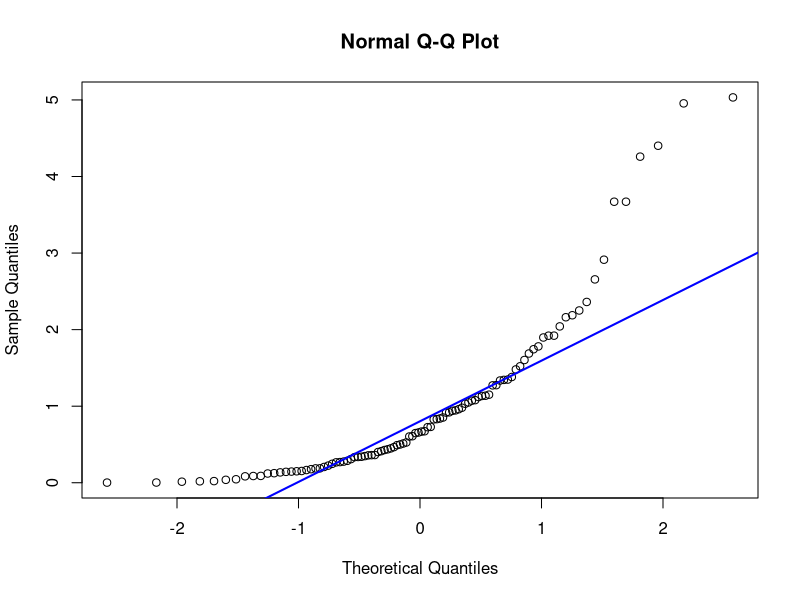
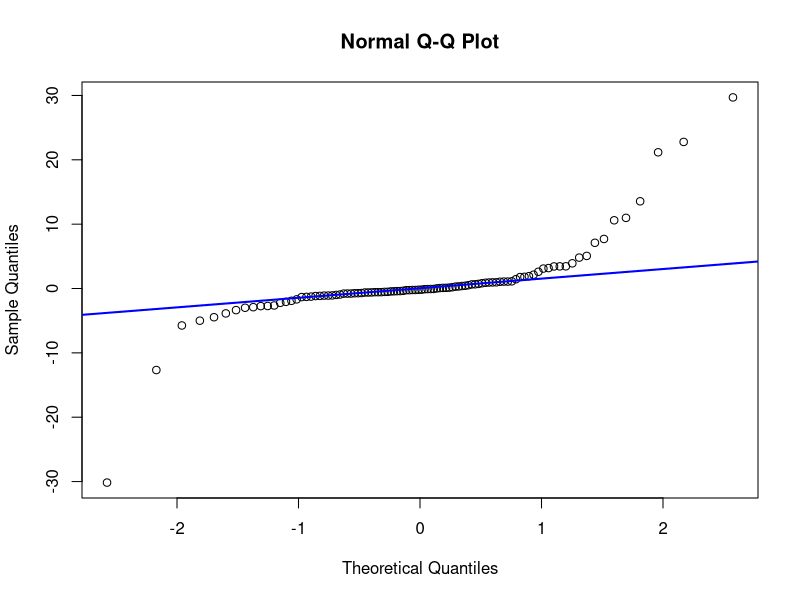
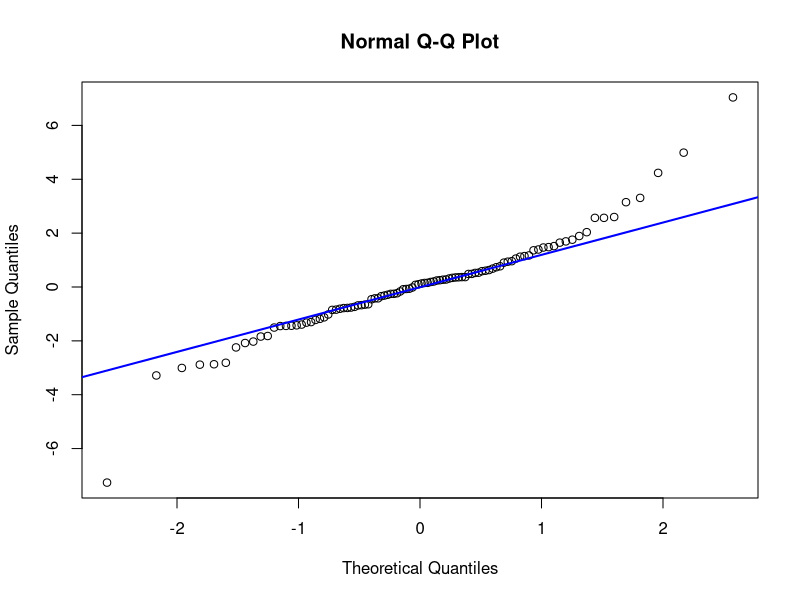
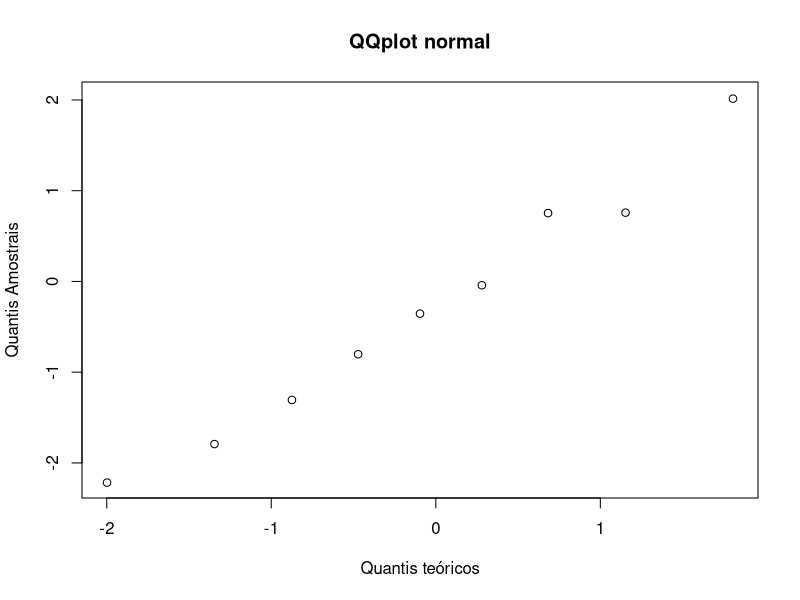
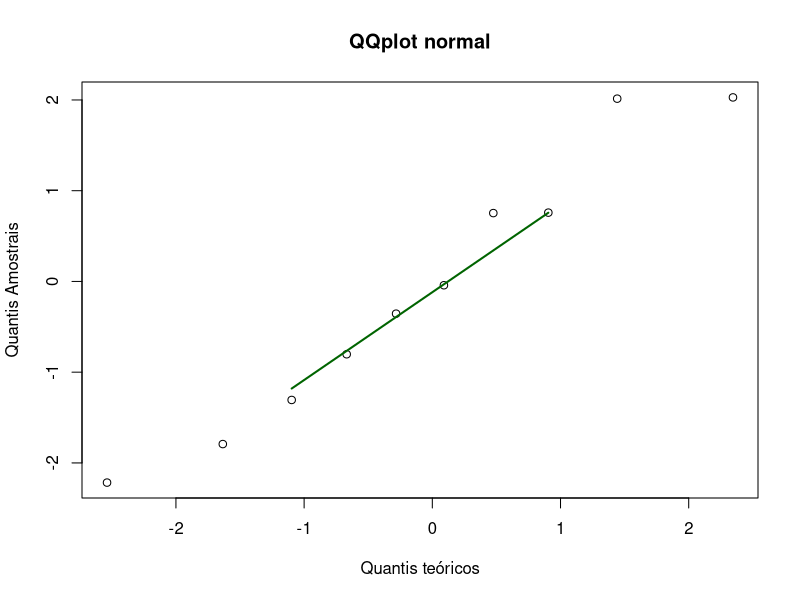
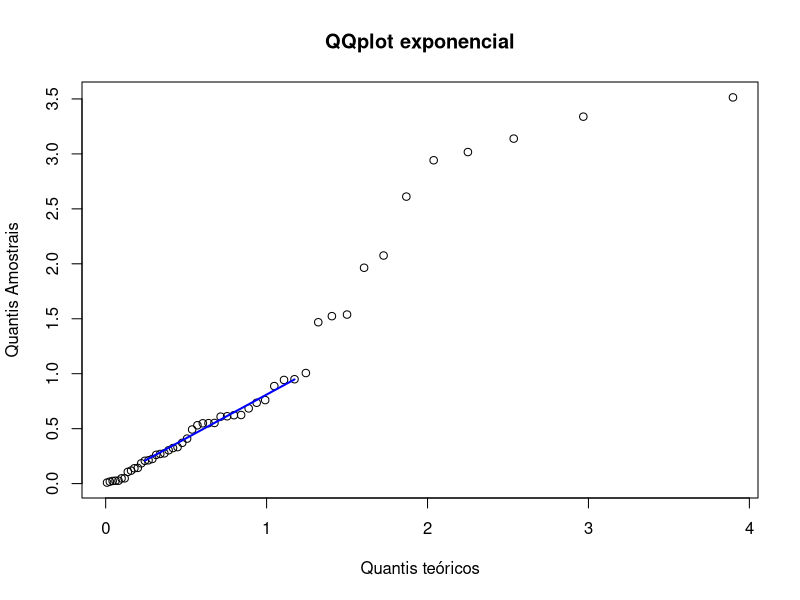
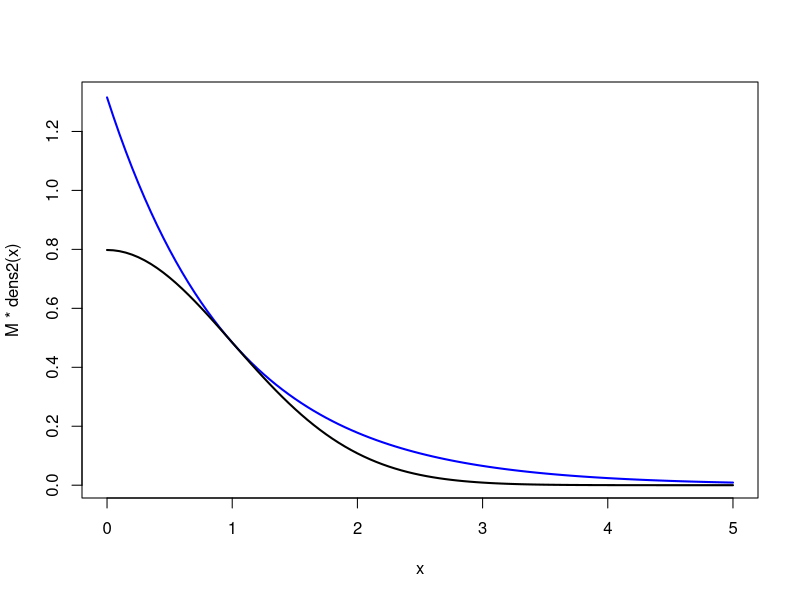
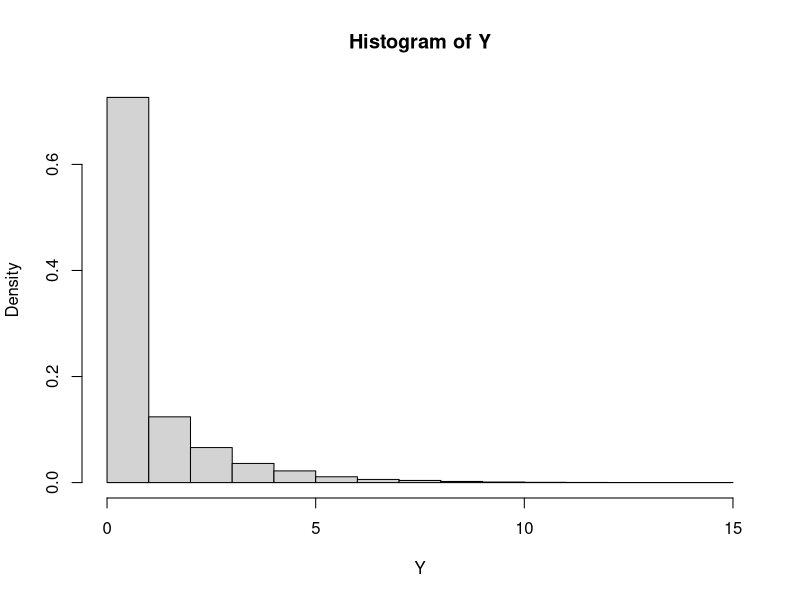

Generate these figures, in order, with R:
# Q-Q PLOT ----
##exemplos exp, cauchy, t de student
amostra<- rexp(100)
qqnorm(amostra)
qqline(amostra,lwd=2,col="blue")

amostra<- rcauchy(100)
qqnorm(amostra)
qqline(amostra, lwd=2,col="blue")

amostra<- rt(100,3)
qqnorm(amostra)
qqline(amostra, lwd=2,col="blue")

set.seed(666)
X <- rnorm(10)
##QQplot usa as estatisticas de ordem de uma amostra e seus quantis
#em relação ao valor teorico (no caso de QQnorm, o quantil normal)
q.amostra <- X
q.teorico <- qnorm(rank(X)/10, mean(X), sd(X))

plot(x=q.teorico,y=q.amostra,main="QQplot normal",xlab="Quantis teóricos",
     ylab="Quantis Amostrais")

#alternativa --
probs <- (rank(X)-0.5)/length(X)
q.teorico<- qnorm(probs, mean(X),sd(X))
plot(x=q.teorico,y=q.amostra,main="QQplot normal",xlab="Quantis teóricos",
     ylab="Quantis Amostrais")
lines(x=qnorm(c(0.25,0.75),mean(X),sd(X)),y=quantile(X,c(0.25,0.75)),col="darkgreen",lwd=2)

#Exponencial
set.seed(666)
X<- rexp(50)
probs<- (rank(X)-0.5)/length(X)
q.amostra<-X
##estimador do parametro da exponencial: lambdachapeu = 1/Xbarra
q.teorico<- qexp(probs, rate=1/mean(X))
plot(x=q.teorico,y=q.amostra,main="QQplot exponencial",xlab="Quantis teóricos",
     ylab="Quantis Amostrais")
lines(x=qexp(c(0.25,0.75),1/mean(X)),y=quantile(X,c(0.25,0.75)),col="blue",lwd=2)

## METODO DA ACEITAÇÃO-REJEIÇÃO

dens1<- function(x){
  men<- x<0
  dens <- numeric(length(x))
  dens[men]<- 0
  dens[!men]<- 2 * exp(-x**2/2) / sqrt(2*pi)
  return(dens)
}
dens2<- function(y){
  men<- y<0
  dens <- numeric(length(y))
  dens[men]<- 0
  dens[!men]<- exp(-y)
  return(dens)
}
#na razao fX/fY, o máximo foi p/ x=1, onde: 
M<-sqrt(2)*exp(1/2)/sqrt(pi)
#é a razao maxima

curve(M*dens2(x),from=0,to=5,col="blue",lwd=2)
curve(dens1(x),from=0,to=5,lwd=2,add=T)

#ALGORITMO:
#1: GERAR Y ~ dens2
gera <- function(){
  Y<- 0
  U<- 1E4
  cont<- 0
  while(U>dens1(Y)/M*dens2(Y)){
    U <- runif(1)
    V <- runif(1)
    X <- -log(U)
    Y <- V*exp(-X)*M
    cont<- cont+1
  }
  return(c(Y,cont))
}
Y<-replicate(1E4,gera())
hist(Y,freq=F,breaks=20)

mean(Y[2,])

#GERAR UMA Y~Beta(2,5)
#moda dessa beta seria 1/5=0.2
curve(dbeta(x,2,5),from=0,to=1)
points(0.2,dbeta(0.2,shape1=2,shape2=5),pch=19)
M<- dbeta(0.2,shape1=2,shape2=5)